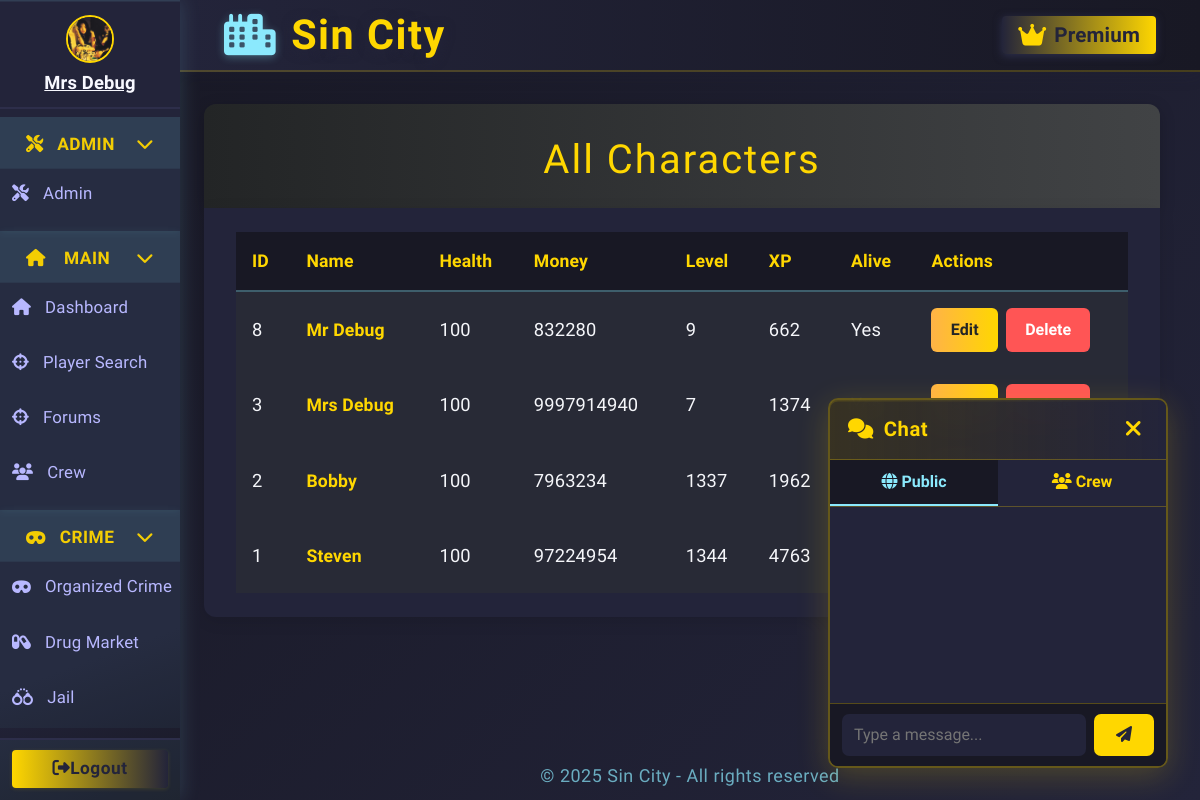
The page /admin/characters (signed in) on the database as committed earlier.
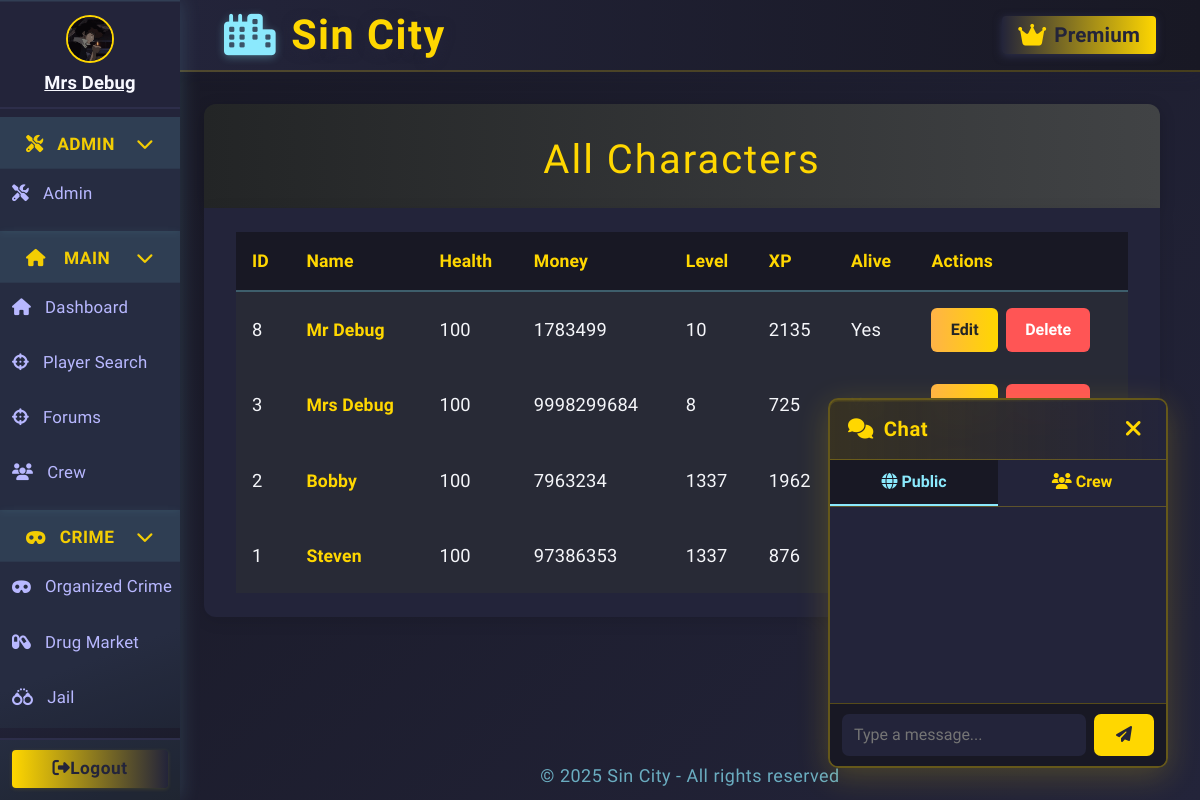
The same page on the database as committed later.
### app.py (models this page shows, shortened)
class Character(db.Model):
    __tablename__ = 'character'
    id = db.Column(db.Integer, primary_key=True)
    user_id = db.Column(db.Integer, db.ForeignKey('user.id'), nullable=True)
    user = db.relationship('User', backref='linked_character', foreign_keys=[user_id])
    name = db.Column(db.String(64), unique=True, nullable=False)
    health = db.Column(db.Integer, default=100)
    money = db.Column(db.Integer, default=250)
    level = db.Column(db.Integer, default=1)
    xp = db.Column(db.Integer, default=0)
    last_crime_time = db.Column(db.DateTime, nullable=True)
    last_travel_time = db.Column(db.DateTime, nullable=True)
    city = db.Column(db.String(64), default="New York")
    gun_id = db.Column(db.Integer, db.ForeignKey('shop_item.id'))
    gun = db.relationship('ShopItem', foreign_keys=[gun_id])
    in_jail = db.Column(db.Boolean, default=False)
    jail_until = db.Column(db.DateTime, nullable=True)
    crime_group_id = db.Column(db.Integer, db.ForeignKey('organized_crime.id'))
    crime_group = db.relationship("OrganizedCrime", back_populates="members", foreign_keys=[crime_group_id])
    master_id = db.Column(db.Integer, db.ForeignKey('user.id'))
    equipped_gun_id = db.Column(db.Integer, db.ForeignKey('gun.id'), nullable=True)
    equipped_gun = db.relationship('Gun', foreign_keys=[equipped_gun_id])
    earn_streak = db.Column(db.Integer, default=0)
    last_earned = db.Column(db.DateTime, nullable=True)
    is_alive = db.Column(db.Boolean, default=True)
    profile_image = db.Column(db.String(255), nullable=True)
    crew = db.Column(db.Integer, db.ForeignKey('crew.id'), nullable=True)
    crew_id = db.Column(db.Integer, db.ForeignKey('crew.id'))
    linked_user = db.relationship('User', foreign_keys=[user_id], overlaps="linked_character,linked_characters,user")
    crew = db.relationship('Crew', backref='characters')

### app.py (the view)
@admin_bp.route('/characters')
@admin_required
def admin_characters():
    characters = Character.query.order_by(Character.id.desc()).all()
    return render_template('admin/characters.html', characters=characters)

### app.py
class UpgradeForm(FlaskForm):
    submit = SubmitField('Upgrade')

### app.py (called while the page is built)
def admin_required(f):
    from functools import wraps
    @wraps(f)
    def decorated_function(*args, **kwargs):
        if not current_user.is_authenticated or not getattr(current_user, 'is_admin', False):
            flash("Admin access required.", "danger")
            return redirect(url_for('dashboard'))
        return f(*args, **kwargs)
    return decorated_function

@app.context_processor
def inject_user():
    return dict(user=current_user)

@app.before_request
def update_last_seen():
    if current_user.is_authenticated:
        now = datetime.utcnow()
        if not current_user.last_seen or (now - current_user.last_seen).seconds > 1:
            current_user.last_seen = now
            db.session.commit()

@app.before_request
def enable_sqlite_fk():
    if db.engine.url.drivername == 'sqlite':
        with db.engine.connect() as conn:
            conn.execute(db.text("PRAGMA foreign_keys=ON"))

@login_manager.user_loader
def load_user(user_id):
    return db.session.get(User, int(user_id))

@app.context_processor
def inject_upgrade_form():
    return dict(upgrade_form=UpgradeForm())

### templates/admin/characters.html (shortened to what this page needs)
{% extends "base.html" %}
{% block content %}
<div class="characters-header">
    <h1>All Characters</h1>
</div>
<div class="characters-list">
    <table class="characters-table">
        <tr>
            <th>ID</th>
            <th>Name</th>
            <th>Health</th>
            <th>Money</th>
            <th>Level</th>
            <th>XP</th>
            <th>Alive</th>
            <th>Actions</th>
        </tr>
        {% for char in characters %}
        <tr>
            <td>{{ char.id }}</td>
            <td><span class="character-link">{{ char.name }}</span></td>
            <td>{{ char.health }}</td>
            <td>{{ char.money }}</td>
            <td>{{ char.level }}</td>
            <td>{{ char.xp }}</td>
            <td>{{ 'Yes' if char.is_alive else 'No' }}</td>
            <td>
                <div class="character-actions">
                    <a href="{{ url_for('admin.admin_edit_character', char_id=char.id) }}" class="btn btn-primary">Edit</a>
                    <form action="{{ url_for('admin.admin_delete_character', char_id=char.id) }}" method="post" style="display:inline;">
                        <button type="submit" class="btn btn-danger" onclick="return confirm('Delete this character?');">Delete</button>
                    </form>
                </div>
            </td>
        </tr>
        {% endfor %}
    </table>
</div>
{% endblock %}

### templates/base.html (shortened to what the changed rows need)
<!DOCTYPE html>
<html lang="en">
<head>
  <link rel="stylesheet" href="https://cdn.jsdelivr.net/npm/bootstrap@4.6.2/dist/css/bootstrap.min.css">
  <link rel="stylesheet" href="https://cdnjs.cloudflare.com/ajax/libs/font-awesome/6.4.2/css/all.min.css">
</head>
<body class="fade-in">
  <div class="layout-root fade-in">
    <div class="sidebar {% if request.endpoint in ['login', 'register'] %}d-none{% endif %}">
      <nav class="sidebar">
        {% if current_user.is_authenticated %}
          <div class="sidebar-user">
            {% set character = current_character %}
            {% if character and character.profile_image %}
              <img
                src="{{ url_for('static', filename=character.profile_image) if not character.profile_image.startswith('http') else character.profile_image }}"
                class="crew-avatar"
                alt="avatar"
                style="width:48px;height:48px;border-radius:50%;margin-bottom:6px;border:2px solid #ffd700;object-fit:cover;"
              >
            {% else %}
              <i id="char-name" class="fas fa-user-circle"></i>
            {% endif %}
            {% if character %}
              <a href="{{ url_for('profile_by_id', char_id=character.id) }}" style="color:inherit; text-decoration: underline;">
                <strong>{{ character.name }}</strong>
              </a>
            {% else %}
              <span><strong>No character</strong></span>
            {% endif %}
          </div>
        {% endif %}
      </nav>
    </div>
    <div class="main-area">
      <main class="content-area">
        {% block content %}{% endblock %}
      </main>
    </div>
  </div>
</body>
</html>

Rows that differ between the two databases and show on the page:
changed Character "Mrs Debug": profile_image: a different picture; money "9997914940" → "9998299684"; level "7" → "8"; xp "1374" → "725"
changed Character "Yes": money "832280" → "1783499"; level "9" → "10"; xp "662" → "2135"
changed Character "Steven": money "97224954" → "97386353"; level "1344" → "1337"; xp "4763" → "876"
